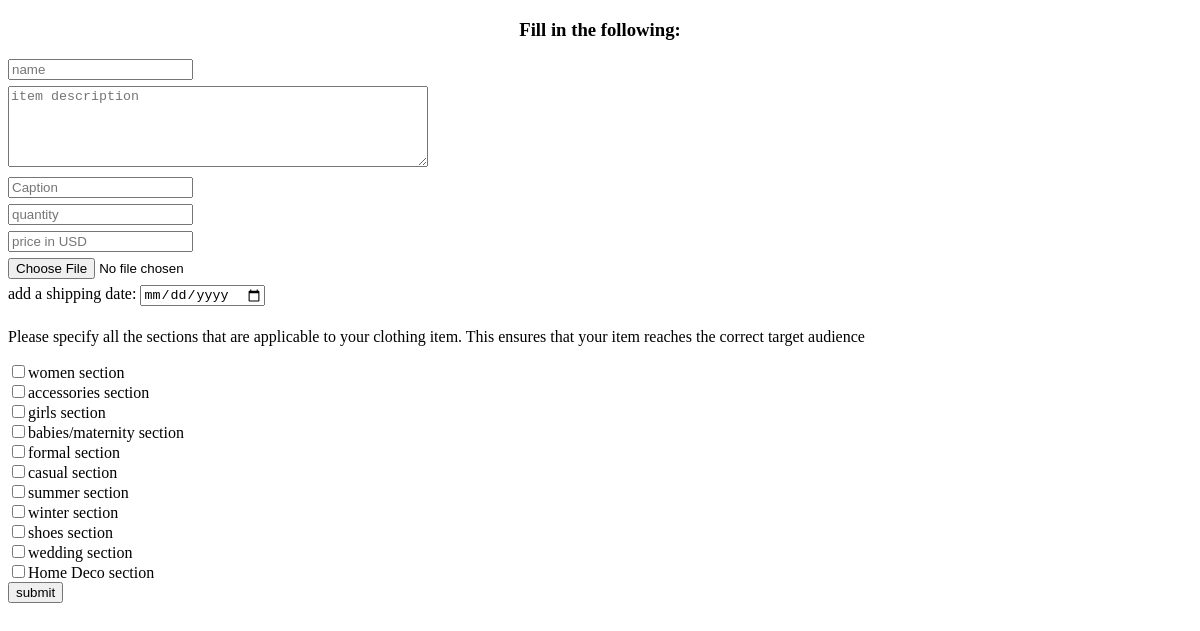
/monde/sell/ (signed in), run on the app's committed database.
### monde/models.py (models this page shows, shortened)
class Sections(models.Model):
    name=models.CharField(unique=True,max_length=100)

### monde/views.py (the view, shortened to what this page needs)
# urls.py: path("sell/",views.sell_page,name='sell'),
@login_required
def sell_page(request):
    sectionData=get_sections()
    sections=[]
    for i,v in sectionData.items():
        sections+=[i]
    return(render(request,"monde/sell.html",{
        "sections":sections,
    }))

### monde/views.py (called while the page is built)
def get_sections():
    sections=Sections.objects.all()
    sectionData={}
    for section in sections:
        sectionId=section.id
        sectionItems=ClothingItem.objects.filter(clothingSections=sectionId)
        sectionData[section.name]=sectionItems
    return sectionData

### monde/templates/monde/sell.html (shortened to what this page needs)
{%extends 'monde/layout.html'%}
{%block head%}
{%load static%}
<link rel="stylesheet" href="{%static "css/sell.css"%}"/>
{%endblock%}
{%block body%}
<h3 id="itemHeader"> Fill in the following: </h3>
<form action='' method="post" enctype="multipart/form-data">
    <input class="sellFormField" id="name" type="text" name="name" placeholder="name" required><br>
    <textarea class="sellFormField" id="description" name="description" cols="5"rows="5" placeholder="item description"></textarea><br>
    <input class="sellFormField" id="shortDescription" type="text" name="shortDescription" placeholder="Caption"><br>
    <input class="sellFormField" id="quantity" type="number" name="quantity" placeholder="quantity" required><br>
    <input class="sellFormField" id="price" type="number" name="price" placeholder="price in USD" required><br>
    <input class="sellFormField" id="image" type="file" name="image" placeholder="insert image url" ><br>
    <label class="sellFormField" id="shippingLabel" for="shipping">add a shipping date: </label>
    <input class="sellFormField" id="date" type="date" name="shippingDate" placeholder="add a shipping date" required><br>
    <p> Please specify all the sections that are applicable to your clothing item. This ensures that your item reaches the correct target audience</p>
    {%for section in sections%}
    <input id="checkbox" type="checkbox" name="sections" value="{{section}}"><label>{{section }} section</label><br>
    {%endfor%}
    <input id="submit" type="submit" value="submit">
</form>
{%endblock%}

### monde/templates/monde/layout.html (shortened to what this page needs)
<!DOCTYPE html>
<html lang='en'>
<head>
    {%block head%}
    {%endblock%}
</head>
<body>
    {%block body%}
    {%endblock%}
</body>
</html>

### monde/static/css/sell.css (style rules this page uses)
.sellFormField { margin-bottom: 0.5%; }
#itemHeader { text-align: center; }
#description { width: 35%; height:100%; display: inline-block; }

### data on the page
Sections: sections "women"
Sections: sections "accessories"
Sections: sections "girls"
Sections: sections "babies/maternity"
Sections: sections "formal"
Sections: sections "casual"
Sections: sections "summer"
Sections: sections "winter"
Sections: sections "shoes"
Sections: sections "wedding"
Sections: sections "Home Deco"
